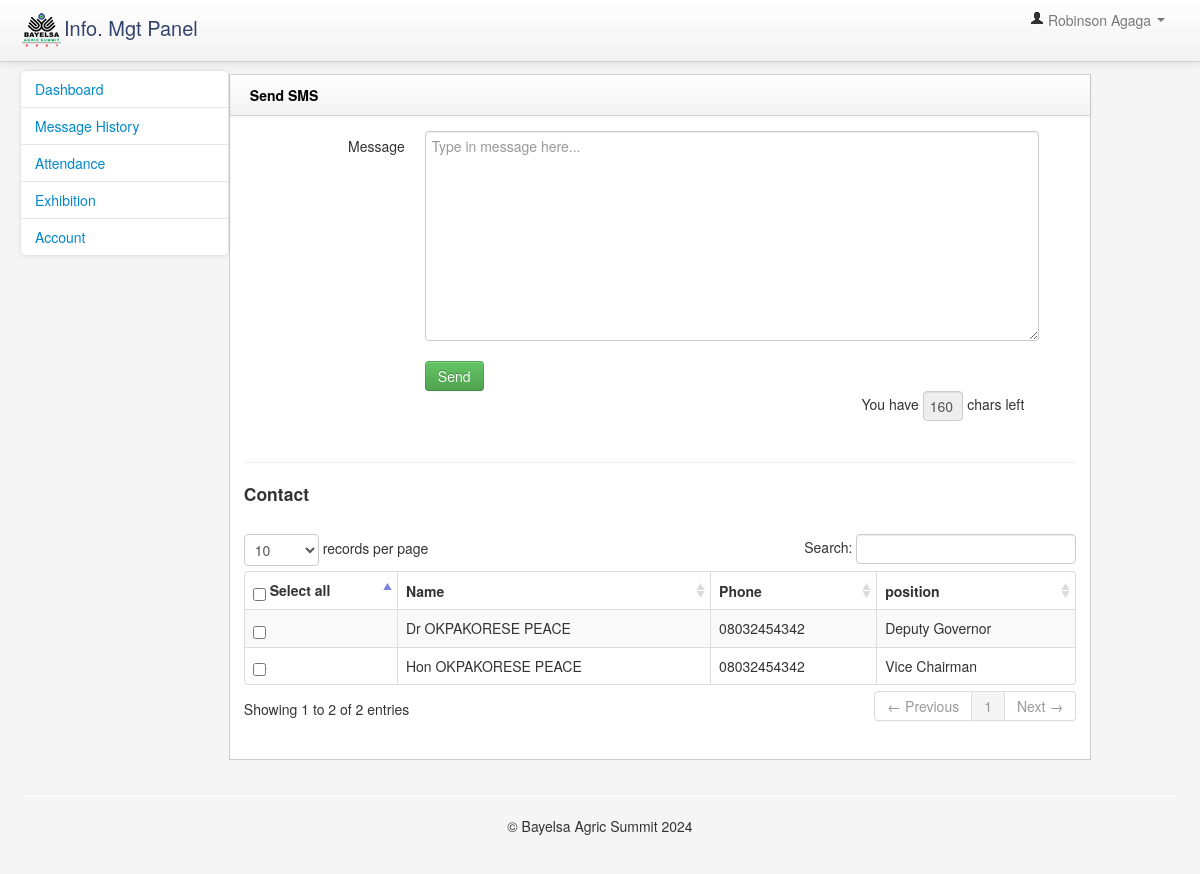
The page /mgt/sendsms.php (signed in) on the database its author committed.
### tables this page shows
CREATE TABLE IF NOT EXISTS `attend` (
  `id` int(11) NOT NULL AUTO_INCREMENT,
  `title` varchar(200) NOT NULL,
  `name` varchar(200) NOT NULL,
  `phone` varchar(200) NOT NULL,
  `sex` varchar(200) NOT NULL,
  `work` varchar(200) NOT NULL,
  `position` varchar(200) NOT NULL,
  `reason` varchar(200) NOT NULL,
  `address` varchar(200) NOT NULL,
  `state` varchar(200) NOT NULL,
  `country` varchar(200) NOT NULL,
  PRIMARY KEY (`id`)
);

### mgt/scripts/functions.php (called while the page is built, shortened)
<?php
function ExecuteQuery($query){
	global $connection;
	$result = mysqli_query($connection,$query);
	return $result;
}
function SqlArray($result){
	$rows = mysqli_fetch_array($result);
	return $rows;
}
?>

### mgt/sendsms.php (the view, shortened to what this page needs)
<?php session_start ();
require_once("scripts/config.php"); ?>
<?php require_once("scripts/functions.php");
$result  =  ExecuteQuery("SELECT * FROM `attend` order by id DESC ");
require_once("../class/class.php");
?>
<!DOCTYPE html>
<html>
    <head>
        <link href="bootstrap/css/bootstrap.min.css" rel="stylesheet" media="screen">
        <link href="bootstrap/css/bootstrap-responsive.min.css" rel="stylesheet" media="screen">
        <link href="assets/styles.css" rel="stylesheet" media="screen">
        <link href="assets/DT_bootstrap.css" rel="stylesheet" media="screen">
    </head>
    <body>
               <?php  include("tools/admin_header.php");?>
<div class="container-fluid">
            <div class="row-fluid">
                      <?php  include("tools/leftbar.php");?>
                <div class="span9" id="content">
                     <div class="row-fluid">
                        <div class="block">
                            <div class="navbar navbar-inner block-header">
                                <div class="muted pull-left"><b style="font-size:14px; color:#000">Send SMS</b></div>
                            </div>
                            <div class="block-content collapse in">
                                <div class="span12">
								    <form action="" id="form_sample_1" class="form-horizontal"  method="POST">
								   <table>
								   <tr>
								   <td>
						<fieldset>
  							<div class="control-group">
                                          <label class="control-label" for="textarea2">Message </label>
                                          <div class="controls">
										     <textarea required name="message" class="input w-full bg-gray-200 pl-16 py-6 mt-2 placeholder-theme-13 resize-none" rows="1" placeholder="Type in message here..." onkeydown="limitText(this.form.message,this.form.countdown,160);" onkeyup='limitText(this.form.message,this.form.countdown,160);' style="width: 600px; height: 200px"></textarea>
                                              </div>
                                        </div>
										<div class="control-group">
                                          <div class="controls">
                                           <button name="sendmsg" type="submit" class="btn btn-success"> Send</button> </div>
        <div class="controls" style="float:right">
        You have
        <input readonly type="text" name="countdown" size="3" value="160" style="width:15%"> chars left
</div>
                                        </div>
								   </td>
								   </tr>
								   </table>
								   <hr/>
                                  <h4>  <b>Contact</b></h4>
								  <br/>
                                    <table cellpadding="0" cellspacing="0" border="0" class="table table-striped table-bordered" id="example2">
                                        <thead>
                                            <tr>
											<th class=""><input id='selectall' type="checkbox" class="input border mr-2" onClick="selectAll(this,'color')"  > Select all</th>
                                                <th>Name</th>
                                                <th>Phone</th>
												 <th>position</th>
                                            </tr>
                                        </thead>
                                        <tbody>
                                         <?php while($rows=SqlArray($result)){  ?>
                                            <tr class="gradeU">
                                            <td> <input name="contacts[]" type="checkbox"   value="<?php echo $rows['id'];?>" /></td>
                                                <td><?php echo ucwords($rows['title']);?> <?php echo ucwords($rows['name']);?></td>
                                                <td><?php echo $rows['phone'];?></td>
												<td><?php echo $rows['position'];?></td>
                                                   </tr><?php ; }?>
                                        </tbody>
                                    </table>
									</form>
                                </div>
                            </div>
                        </div>
                    </div>
                </div>
            </div>
            <hr>
            <?php include('includes/footer.php');?>
        </div>
    </body>
</html>

### mgt/tools/admin_header.php (shortened to what this page needs)
<div class="navbar navbar-fixed-top">
            <div class="navbar-inner">
                <div class="container-fluid">
                    <a class="brand" href="#"><img src="images/logo3s.png" alt="logo"><span style="color:#33416E">Info. Mgt Panel</span></a>
                    <div class="nav-collapse collapse">
                        <ul class="nav pull-right">
                        <?php  if($_SESSION['loggedin']==true){?>
                            <li class="dropdown">
                                <a href="#" role="button" class="dropdown-toggle" data-toggle="dropdown"> <i class="icon-user"></i>  <?php echo ucwords( $_SESSION['user']);?> <i class="caret"></i>
                                </a>
                            </li><?php ; }?>
                        </ul>
                    </div>
                </div>
            </div>
        </div>

### mgt/tools/leftbar.php (shortened to what this page needs)
<div class="span3" id="sidebar" style="width:18%;margin-top:-20px">
                    <ul class="nav nav-list bs-docs-sidenav nav-collapse collapse">
                         <li>
                            <a href="dashboard"><span class="badge badge-success pull-right"></span> Dashboard</a>
                        </li>
						<li>
                            <a href="message_history"><span class="badge badge-success pull-right"><?php ?></span> Message History</a>
                        </li>
						<li>
                            <a href="attenders"><span class="badge badge-success pull-right"><?php ?></span> Attendance</a>
                        </li>
						<li>
                            <a href="exhibits"><span class="badge badge-success pull-right"><?php ?></span> Exhibition</a>
                        </li>
						<li>
                            <a href="users"><span class="badge badge-success pull-right"><?php  ?></span> Account</a>
                        </li>
                    </ul>
                </div>

### mgt/includes/footer.php
<footer>
                <p style="text-align:center">&copy; Bayelsa Agric Summit <?php echo date('Y');?></p>
            </footer>

### mgt/assets/styles.css (style rules this page uses)
body { padding-top: 0; padding-bottom: 40px; background-color: #f5f5f5; }
@media (min-width: 979px) { body { padding-top: 60px; } }
#content { margin-left:0px; }
.block { border: 1px solid #ccc; background: white; margin: 1em 0em; border-top: none; }
.block-content { margin: 1em; min-height: .25em; }
.block-header { margin-bottom: 0px; border-right: none; border-left: none; -webkit-border-radius: 0px; -moz-border-radius: 0px; border-radius: 0px; }
.block-header div { padding-top: 10px; }
.bs-docs-sidenav { max-width: 228px; margin: 30px 0 0; padding: 0; background-color: #fff; -webkit-border-radius: 6px; -moz-border-radius: 6px; border-radius: 6px; -webkit-box-shadow: 0 1px 4px rgba(0,0,0,.065); -moz-box-shadow: 0 1px 4px rgba(0,0,0,.065); box-shadow: 0 1px 4px rgba(0,0,0,.065); }
.bs-docs-sidenav > li > a { display: block; width: 190px \9; margin: 0 0 -1px; padding: 8px 14px; border: 1px solid #e5e5e5; }
.bs-docs-sidenav > li:first-child > a { -webkit-border-radius: 6px 6px 0 0; -moz-border-radius: 6px 6px 0 0; border-radius: 6px 6px 0 0; }
.bs-docs-sidenav > li:last-child > a { -webkit-border-radius: 0 0 6px 6px; -moz-border-radius: 0 0 6px 6px; border-radius: 0 0 6px 6px; }

### rows shown on the page
attend: title "Dr", name "OKPAKORESE PEACE", phone "08032454342", position "Deputy Governor"
attend: title "Hon", name "OKPAKORESE PEACE", phone "08032454342", position "Vice Chairman"

### other values the page prints
$_SESSION['user'] "Robinson Agaga"
